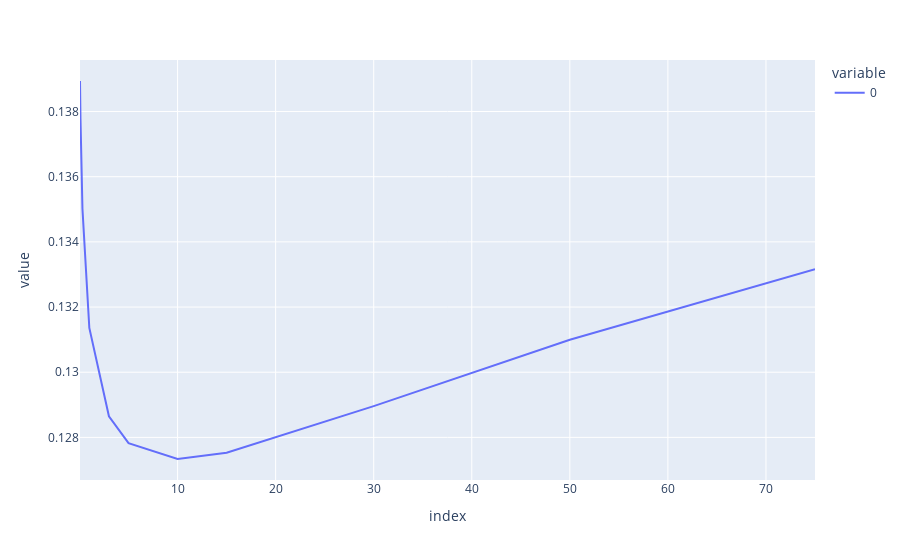

Notebook source saved alongside this figure:
### Code cell
px.line(cv_ridge)

### Figure 1 — Plotly figure (JSON) as saved in the notebook; plotly's stock layout.template omitted (floating-point values rounded to 4 significant figures)
{"data": [{"hovertemplate": "variable=0<br>index=%{x}<br>value=%{y}<extra></extra>", "legendgroup": "0", "line": {"color": "#636efa", "dash": "solid"}, "marker": {"symbol": "circle"}, "mode": "lines", "name": "0", "orientation": "v", "showlegend": true, "type": "scatter", "x": [0.05, 0.1, 0.3, 1, 3, 5, 10, 15, 30, 50, 75], "xaxis": "x", "y": [0.1389, 0.1378, 0.135, 0.1314, 0.1286, 0.1278, 0.1273, 0.1275, 0.129, 0.131, 0.1332], "yaxis": "y"}], "layout": {"legend": {"title": {"text": "variable"}, "tracegroupgap": 0}, "margin": {"t": 60}, "xaxis": {"anchor": "y", "domain": [0, 1], "title": {"text": "index"}}, "yaxis": {"anchor": "x", "domain": [0, 1], "title": {"text": "value"}}}}
